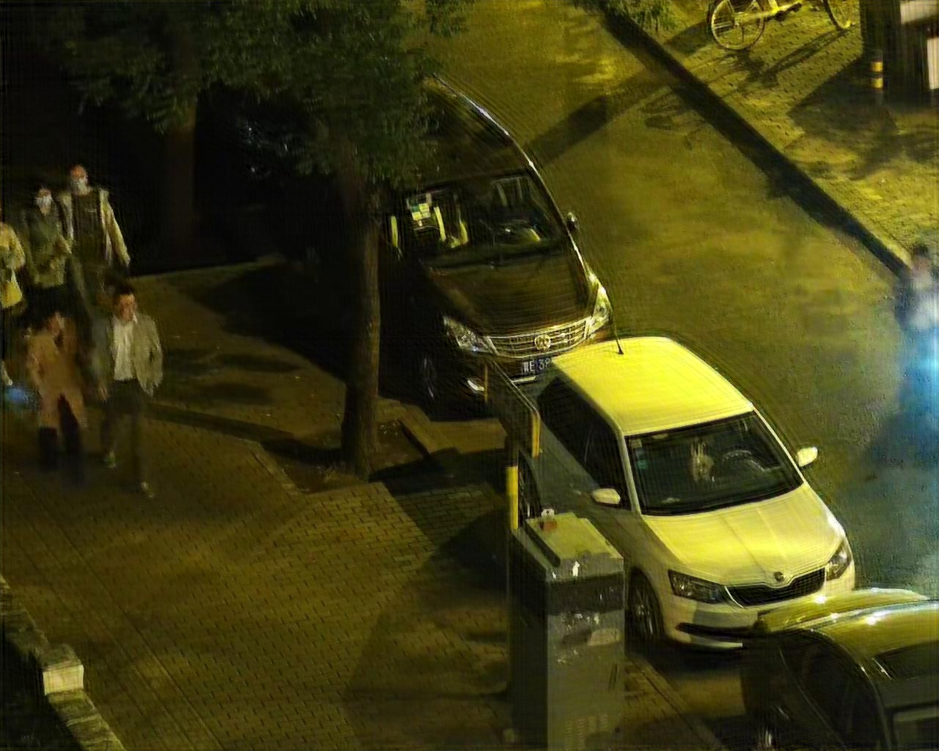
#> input picture utils/190006/vis_after_masked.png, 939 x 751 px, shrunk from 1280 x 1024 before the run, found by its file name
$ python cal_snr.py
#> lines starting #> are read from the running program, lines starting #| are printed output that depends on the picture; long printed decimals are rounded
import numpy as np
import cv2

def calculate_snr(image):
    image = image.astype(np.float32)
    # 估计图像信号

    signal = np.mean(image/255)
    # 计算图像噪声
    noise = np.std(image/255)
    noise = np.mean((image/255 - np.mean(image/255)) ** 2)
    # 计算 SNR
    snr = 20 * np.log10(signal / noise)
    import pdb
    pdb.set_trace()
    return snr

# 读取图像
img=r'/home/yuanmaoxun/RSDet/utils/190006/vis_after_masked.png'
image = cv2.imread(img, cv2.IMREAD_GRAYSCALE)
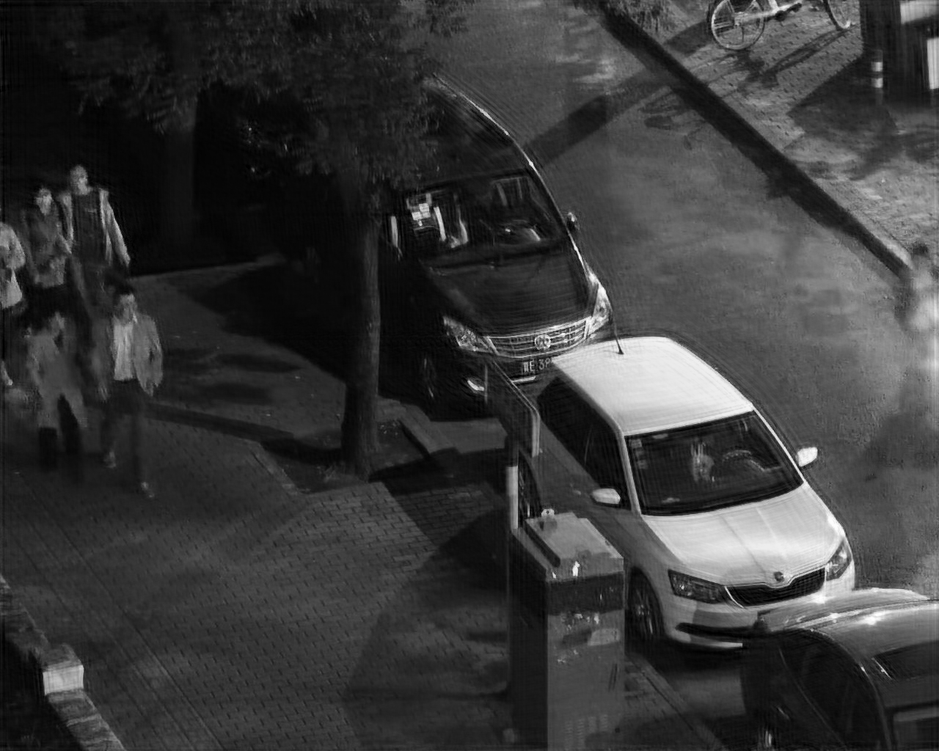
#> image: shape (751, 939); min 0, max 255, mean 57.1
# 计算 SNR
snr = calculate_snr(image)
#> in calculate_snr, `signal = np.mean(image/255)`: signal = 0.224
#> in calculate_snr, `noise = np.std(image/255)`: noise = 0.18
#> in calculate_snr, `noise = np.mean((image/255 - np.mean(image/255)) ** 2)`: noise = 0.0325
#> in calculate_snr, `snr = 20 * np.log10(signal / noise)`: snr = 16.77
#> snr = 16.77

print("图像信噪比（SNR）：", snr)
#| 图像信噪比（SNR）： 16.770
